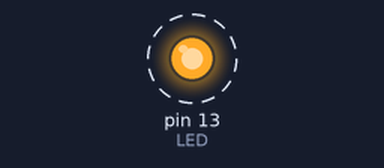
Recording of a sketch running on a simulated Arduino Uno, built with avr-gcc and run on an emulated ATmega328P. Shown: output pins drawn as LEDs (lit = HIGH). Dashed ring = blinking.

Above: at 6.16 s.
Timing chart, 0 to 9.0 s (numbered marks = the images above):
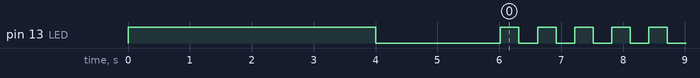

Measured:
- by itself, pin 13 (LED): repeats every 0.60 s: HIGH 0.30 s, LOW 0.30 s

The sketch:

NombreBT.ino
```cpp
#include <SoftwareSerial.h>
/* Programa el módulo bluetooth HC-06 con un nuevo: NOMBRE (Nombre de 20 caracteres)
  PIN (Clave de cuatro números)
  BPS (Velocidad de conexión en baudios)
  CONEXIONES: ARDUINO BLUETOOTH 5V VCC
  GND GND
  PIN 2 TX
  PIN 3 RX
*/
SoftwareSerial blue(2, 3);
//Crea conexión al bluetooth - PIN 2 a TX y PIN 3 a RX
char NOMBRE[21] = "BTAndrei"; // Nombre de 20 caracteres máximo
char BPS = '4'; // 1=1200 , 2=2400, 3=4800, 4=9600, 5=19200, 6=38400, 7=57600, 8=115200
char PASS[5] = "1234"; // PIN O CLAVE de 4 caracteres numéricos

void setup() {
  blue.begin(9600); // inicialmente la comunicacion serial a 9600 Baudios (velocidad de fabrica)
  pinMode(13, OUTPUT);
  digitalWrite(13, HIGH); // Enciende el LED 13 durante 4s antes de configurar el Bluetooth
  delay(4000);
  digitalWrite(13, LOW); // Apaga el LED 13 para iniciar la programacion

  blue.print("AT"); // Inicializa comando AT
  delay(1000);

  blue.print("AT+NAME"); // Configura el nuevo nombre
  blue.print(NOMBRE);
  delay(1000); // espera 1 segundo
  /*
    blue.print("AT+BAUD"); // Configura la nueva velocidad
    blue.print(BPS);
    delay(1000);

    blue.print("AT+PIN");
    blue.print(PASS);
    delay(1000);
  */
}
void loop() {
  // Configura el nuevo PIN
  digitalWrite(13, !digitalRead(13)); // cuando termina de configurar el Bluetooth queda el LED 13 parpadeando
  delay(300);
}
```
